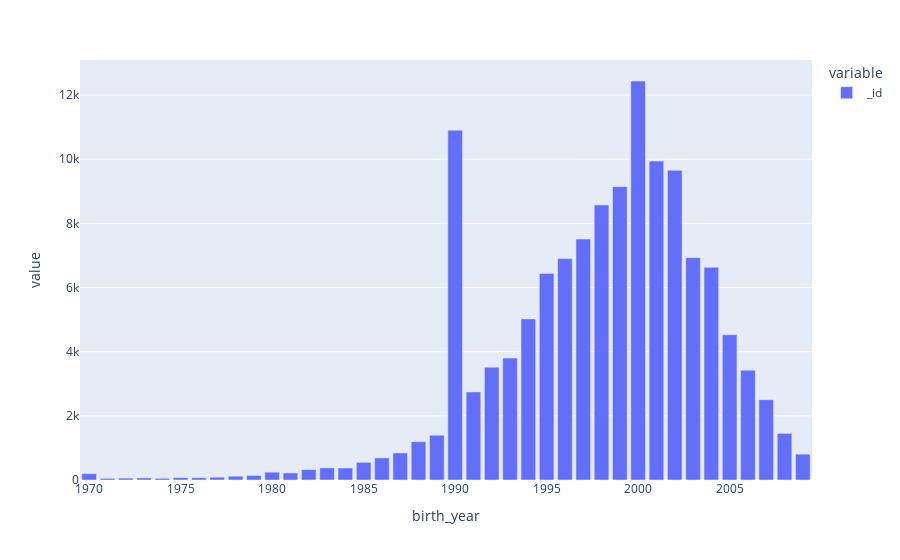

The cell this chart's notebook holds for it:
### Code cell
bd.groupby('birth_year').agg({'_id': 'count'}).plot.bar()

### Figure 1 — Plotly figure (JSON) as saved in the notebook; plotly's stock layout.template omitted (floating-point values rounded to 4 significant figures)
{"data": [{"alignmentgroup": "True", "hovertemplate": "variable=_id<br>birth_year=%{x}<br>value=%{y}<extra></extra>", "legendgroup": "_id", "marker": {"color": "#636efa"}, "name": "_id", "offsetgroup": "_id", "orientation": "v", "showlegend": true, "textposition": "auto", "type": "bar", "x": [1970, 1971, 1972, 1973, 1974, 1975, 1976, 1977, 1978, 1979, 1980, 1981, 1982, 1983, 1984, 1985, 1986, 1987, 1988, 1989, 1990, 1991, 1992, 1993, 1994, 1995, 1996, 1997, 1998, 1999, 2000, 2001, 2002, 2003, 2004, 2005, 2006, 2007, 2008, 2009], "xaxis": "x", "y": [196, 51, 58, 65, 51, 74, 72, 87, 119, 141, 245, 220, 324, 378, 375, 551, 689, 843, 1194, 1396, 10905, 2747, 3517, 3801, 5021, 6440, 6901, 7511, 8573, 9145, 12438, 9941, 9653, 6932, 6630, 4528, 3424, 2503, 1455, 806], "yaxis": "y"}], "layout": {"barmode": "relative", "legend": {"title": {"text": "variable"}, "tracegroupgap": 0}, "margin": {"t": 60}, "xaxis": {"anchor": "y", "domain": [0, 1], "title": {"text": "birth_year"}}, "yaxis": {"anchor": "x", "domain": [0, 1], "title": {"text": "value"}}}}
